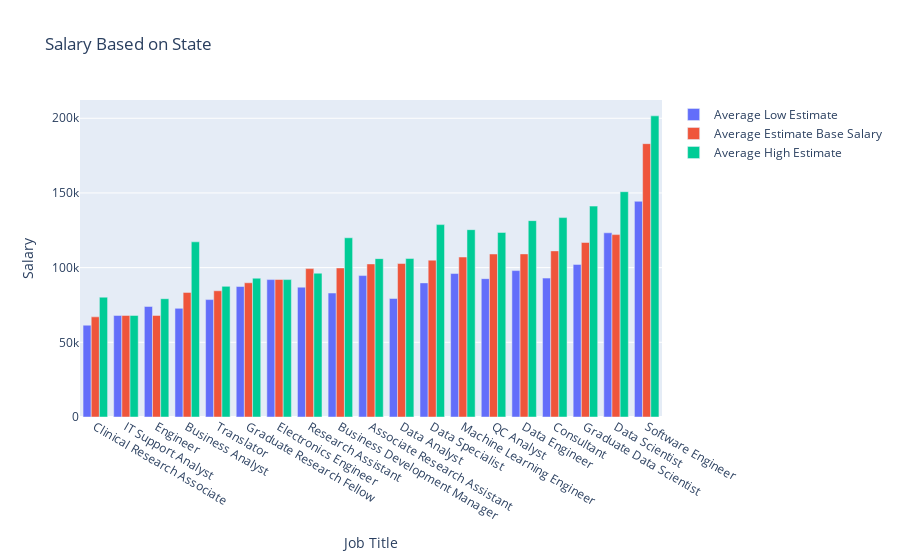

The notebook cell this image was saved under:
### Code cell
# Analyze the salary of first six job titles in above table
title = (job
 .loc[:,'Job Title']
 .value_counts()
 .reset_index()
 .query("`Job Title`>25")
 .loc[:,'index']
 .tolist())
df = (job
 .query("`Job Title` in @title and `Company Founded`>=1900")
 .groupby('Job Title')
 .agg({'Estimate Base Salary': 'median', 'Low Estimate': 'mean', 'High Estimate':'mean'})
 .reset_index()
 .sort_values(by='Estimate Base Salary'))

fig = go.Figure()
fig.add_trace(go.Bar(
    x=df['Job Title'].tolist(),  
    y=df['Low Estimate'].tolist(), 
    name='Average Low Estimate'
))
fig.add_trace(go.Bar(
    x=df['Job Title'].tolist(),  
    y=df['Estimate Base Salary'].tolist(), 
    name='Average Estimate Base Salary'
))
fig.add_trace(go.Bar(
    x=df['Job Title'].tolist(),  
    y=df['High Estimate'].tolist(), 
    name='Average High Estimate'
))

# Set the chart title and axis labels
fig.update_layout(
    title='Salary Based on job title',
    xaxis_title='Job Title',
    yaxis_title='Salary'
)

# Display the chart
fig.show()

### Figure 1 — Plotly figure (JSON) as saved in the notebook; plotly's stock layout.template omitted (floating-point values rounded to 4 significant figures)
{"data": [{"name": "Average Low Estimate", "type": "bar", "x": ["Clinical Research Associate", "IT Support Analyst", "Engineer", "Business Analyst", "Translator", "Graduate Research Fellow", "Electronics Engineer", "Research Assistant", "Business Development Manager", "Associate Research Assistant", "Data Analyst", "Data Specialist", "Machine Learning Engineer", "QC Analyst", "Data Engineer", "Consultant", "Graduate Data Scientist", "Data Scientist", "Software Engineer"], "y": [61460.0, 68000, 74000, 72730.0, 78620.0, 87370.0, 92000, 86930.0, 83000, 94690.0, 79340.0, 89800, 96050.0, 92620.0, 98020.0, 93000, 102200.0, 123325, 144400.0]}, {"name": "Average Estimate Base Salary", "type": "bar", "x": ["Clinical Research Associate", "IT Support Analyst", "Engineer", "Business Analyst", "Translator", "Graduate Research Fellow", "Electronics Engineer", "Research Assistant", "Business Development Manager", "Associate Research Assistant", "Data Analyst", "Data Specialist", "Machine Learning Engineer", "QC Analyst", "Data Engineer", "Consultant", "Graduate Data Scientist", "Data Scientist", "Software Engineer"], "y": [67053, 68000, 68000, 83427, 84514, 89862, 92076, 99348, 99800, 102500, 102762, 105000, 107108, 109138, 109202, 111215, 116841, 122107, 183000]}, {"name": "Average High Estimate", "type": "bar", "x": ["Clinical Research Associate", "IT Support Analyst", "Engineer", "Business Analyst", "Translator", "Graduate Research Fellow", "Electronics Engineer", "Research Assistant", "Business Development Manager", "Associate Research Assistant", "Data Analyst", "Data Specialist", "Machine Learning Engineer", "QC Analyst", "Data Engineer", "Consultant", "Graduate Data Scientist", "Data Scientist", "Software Engineer"], "y": [80230.0, 68000, 79200, 117300.0, 87460.0, 92930.0, 92000, 96290.0, 120000, 106000.0, 106100.0, 128800, 125400.0, 123600.0, 131500.0, 133500, 141200.0, 150800.0, 201600.0]}], "layout": {"title": {"text": "Salary Based on State"}, "xaxis": {"title": {"text": "Job Title"}}, "yaxis": {"title": {"text": "Salary"}}}}
